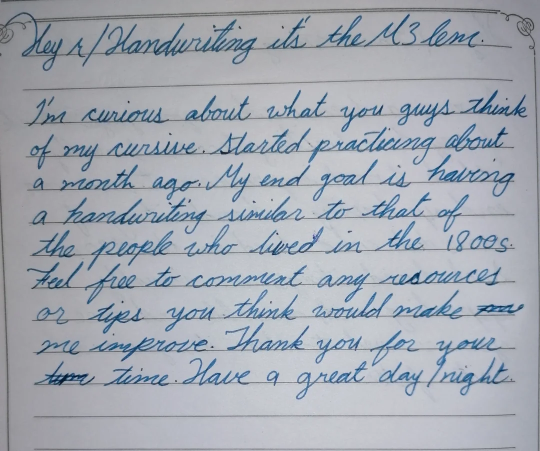
#> input picture src/input_image/cursive.png, 1080 x 902 px (shown at 1/2 size)
$ python text_segmentation_new.py
#> lines starting #> are read from the running program, lines starting #| are printed output that depends on the picture; after the words box and inside, x2 and y2 are one past the last pixel; in counts of white or black regions, pixels touching at a corner belong together
import cv2
import numpy as np
import matplotlib.pyplot as plt
import math

image_path = "input_image/cursive.png"

# IMAGE PREPROCESSING
def preprocess_image(image):
    """Converts image to grayscale, applies thresholding, and removes noise."""

    # Step 1: Apply Gaussian Blur to reduce noise
    blurred = cv2.GaussianBlur(image, (3, 3), 0)

    # Step 2: Adaptive Thresholding for binarization
    binary = cv2.adaptiveThreshold(blurred, 255, cv2.ADAPTIVE_THRESH_GAUSSIAN_C,
                                   cv2.THRESH_BINARY_INV, 31, 10)

    # Step 3: Remove horizontal notebook lines using morphological operations
    kernel = np.ones((1, 50), np.uint8)  # Horizontal kernel
    lines = cv2.morphologyEx(binary, cv2.MORPH_OPEN, kernel, iterations=2)

    # Step 4: Subtract detected lines from the binary image
    cleaned = cv2.subtract(binary, lines)

    return cleaned

def add_padding_to_image(image, padding=10):
    """Adds black padding around the image."""

    # Add padding to each side of the image (top, bottom, left, right)
    padded_image = cv2.copyMakeBorder(image, padding, padding, padding, padding, cv2.BORDER_CONSTANT, value=(0, 0, 0))

    return padded_image

# TEXT AND CHARACTER DETECTION
def apply_dt_and_watershed(binary_image):
    """Uses distance transform & watershed to split joined characters."""

    # Step 0: Apply dilation to help connect nearby characters (such as dots on "i" and "j")
    dilated_image = cv2.dilate(binary_image, np.ones((3, 3), np.uint8), iterations=3)

    # Step 1: Compute distance transform
    dist_transform = cv2.distanceTransform(binary_image, cv2.DIST_L1, 0)
    # normalize the distance transform
    dist_transform = cv2.normalize(dist_transform, None, 0, 1.0, cv2.NORM_MINMAX)
    _, sure_fg = cv2.threshold(dist_transform, 0.3 * dist_transform.max(), 255, 0)

    # Step 2: Find unknown region
    sure_fg = np.uint8(sure_fg)
    unknown = cv2.subtract(binary_image, sure_fg)

    # Show intermediate results for debugging
    plt.imshow(sure_fg, cmap="gray")
    plt.title("sure fg")
    plt.show()

    # Show intermediate results for debugging
    plt.imshow(unknown, cmap="gray")
    plt.title("unknown")
    plt.show()


    # Step 3: Marker labelling
    _, markers = cv2.connectedComponents(sure_fg+unknown)
    markers += 1  # Ensure background is different
    markers[unknown == 255] = 0  # Mark unknown regions
    # markers[sure_fg == 255] = 0  # Mark sure_fg regions

    # Step 4: Apply Watershed
    color_image = cv2.cvtColor(binary_image, cv2.COLOR_GRAY2BGR)
    cv2.watershed(color_image, markers)


    # Mark boundaries in red
    color_image[markers == -1] = [0, 255, 0]

    # Convert markers to a binary image for contour detection (0 and 255)
    binary_watershed = np.uint8(markers == -1) * 255

    # Show intermediate results for debugging
    plt.imshow(binary_watershed, cmap="gray")
    plt.title("Binary Watershed")
    plt.show()

    plt.imshow(color_image)
    plt.title("Color Image with Watershed Boundaries")
    plt.show()

    return binary_watershed, color_image

def get_bounding_boxes(binary_watershed):
    num_labels, labels, stats, _ = cv2.connectedComponentsWithStats(binary_watershed)
    bounding_boxes = []
    for i in range(1, num_labels):  # Skip background
        x, y, w, h, area = stats[i]
        bounding_boxes.append((x, y, w, h))

    return bounding_boxes

def filter_noise(bounding_boxes, min_size=5, max_aspect_ratio=10):
    """
    Removes noise by filtering out long horizontal/vertical lines and very small specks.

    Parameters:
    - bounding_boxes: List of (x, y, w, h) bounding boxes.
    - min_size: Minimum width or height to keep a bounding box.
    - max_aspect_ratio: Aspect ratio (width/height or height/width) threshold to filter out lines.

    Returns:
    - List of filtered bounding boxes.
    """
    filtered_boxes = []

    for x, y, w, h in bounding_boxes:
        aspect_ratio = max(w / (h + 1e-5), h / (w + 1e-5))  # Avoid division by zero

        # Remove very small noise
        if w < min_size and h < min_size:
            continue

        # Remove long horizontal and vertical lines
        if aspect_ratio > max_aspect_ratio:
            continue

        filtered_boxes.append((x, y, w, h))

    return filtered_boxes

def sort_bounding_boxes(bounding_boxes, line_threshold=10):
    """Sorts bounding boxes by lines (top to bottom) and left to right."""

    # Step 1: Sort by Y first (top to bottom)
    bounding_boxes.sort(key=lambda box: box[1])

    # Step 2: Group into rows based on Y proximity
    lines = []
    current_line = [bounding_boxes[0]]

    for i in range(1, len(bounding_boxes)):
        x, y, w, h = bounding_boxes[i]
        _, prev_y, _, prev_h = bounding_boxes[i - 1]

        if abs(y - prev_y) < line_threshold:  # If close in Y, they belong to the same row
            current_line.append(bounding_boxes[i])
        else:
            lines.append(current_line)
            current_line = [bounding_boxes[i]]

    if current_line:
        lines.append(current_line)

    # Step 3: Sort each row by X (left to right)
    for line in lines:
        line.sort(key=lambda box: box[0])

    # Flatten sorted lines back into a list
    sorted_boxes = [char for line in lines for char in line]
    return lines, sorted_boxes

def merge_close_bounding_boxes(bounding_boxes, merge_threshold=3):
    """
    Merges small noise bounding boxes into the nearest larger bounding box.

    Parameters:
    - bounding_boxes: List of (x, y, w, h) bounding boxes.
    - merge_threshold: Maximum distance to merge small boxes into larger ones.

    Returns:
    - List of merged bounding boxes.
    """
    if not bounding_boxes:
        return []

    # Sort bounding boxes from left to right
    bounding_boxes.sort(key=lambda box: (box[1], box[0]))

    merged_boxes = []
    while bounding_boxes:
        # Start with the first bounding box
        x, y, w, h = bounding_boxes.pop(0)

        to_merge = []  # List of boxes to merge into this one

        for i, (nx, ny, nw, nh) in enumerate(bounding_boxes):
            # Check if this bounding box is "small" (potential noise)
            is_noise = nw * nh < 50  # Adjust this threshold as needed

            # Check if the box is within the merge_threshold distance
            if is_noise and abs(nx - (x + w)) <= merge_threshold and abs(ny - y) <= merge_threshold:
                to_merge.append((nx, ny, nw, nh))

        # Expand the main bounding box to include all merged ones
        for (mx, my, mw, mh) in to_merge:
            x = min(x, mx)
            y = min(y, my)
            w = max(x + w, mx + mw) - x
            h = max(y + h, my + mh) - y
            bounding_boxes.remove((mx, my, mw, mh))  # Remove merged boxes from list

        merged_boxes.append((x, y, w, h))

    return merged_boxes

def merge_vertical_bounding_boxes(bounding_boxes, vertical_threshold=3):
    """
    Merges vertically close bounding boxes to prevent character splits.

    Parameters:
    - bounding_boxes: List of (x, y, w, h) bounding boxes.
    - vertical_threshold: Max distance (in pixels) between bounding boxes to merge.

    Returns:
    - List of merged bounding boxes.
    """
    if not bounding_boxes:
        return []

    # Sort bounding boxes from top to bottom (primary), left to right (secondary)
    bounding_boxes.sort(key=lambda box: (box[0], box[1]))

    merged_boxes = []
    while bounding_boxes:
        x, y, w, h = bounding_boxes.pop(0)

        to_merge = []
        for i, (nx, ny, nw, nh) in enumerate(bounding_boxes):
            # Check if bounding boxes are close in vertical space
            vertical_close = abs(ny - (y + h)) <= vertical_threshold or abs(y - (ny + nh)) <= vertical_threshold

            horizontal_overlap = not (nx > (x + w) or (nx + nw) < x)  # Check if X ranges overlap

            if vertical_close and horizontal_overlap:
                to_merge.append((nx, ny, nw, nh))

        # Expand the bounding box to include all vertically close ones
        for (mx, my, mw, mh) in to_merge:
            x = min(x, mx)
            y = min(y, my)
            w = max(x + w, mx + mw) - x
            h = max(y + h, my + mh) - y #(my-mh)
            bounding_boxes.remove((mx, my, mw, mh))  # Remove merged boxes


        merged_boxes.append((x, y, w, h))

    return merged_boxes

def draw_bounding_boxes(image, bounding_boxes_coordinate):
    """Draw bounding boxes on the image."""
    for (x, y, w, h) in bounding_boxes_coordinate:
        cv2.rectangle(image, (x, y), (x + w, y + h), (0, 255, 0), 1)

    return image

# TEXT AND CHARACTER SEGMENTATION
def prepare_segments(image, bounding_boxes, target_size=(32, 32)):
    """
    Extracts and preprocesses character segments from the image.

    Parameters:
    - image: The original grayscale image (before binarization).
    - bounding_boxes: List of (x, y, w, h) bounding boxes.
    - target_size: Tuple (width, height) representing the model's input size.

    Returns:
    - segments: List of preprocessed character images.
    """
    segments = []

    for x, y, w, h in bounding_boxes:
        # Crop the character region
        char_crop = image[y:y+h, x:x+w]

        # Resize while maintaining aspect ratio
        char_resized = resize_with_aspect_ratio(char_crop, target_size)

        # Normalize pixel values (0 to 1)
        char_resized = char_resized.astype(np.float32) / 255.0

        segments.append(char_resized)

    return segments

def resize_with_aspect_ratio(image, target_size, padding=3):
    """
    Resizes an image to fit within target_size while maintaining aspect ratio.
    Pads with black (zero) if needed.

    Parameters:
    - image: Input character image (grayscale).
    - target_size: (width, height) of output image.

    Returns:
    - Resized and padded image.
    """

    padded_image = add_padding_to_image(image, 4)

    h, w = padded_image.shape
    target_w, target_h = target_size

    # Compute scaling factor
    scale = min(target_w / w, target_h / h)
    new_w, new_h = int(w * scale), int(h * scale)

    # Resize while maintaining aspect ratio
    resized = cv2.resize(padded_image, (new_w, new_h), interpolation=cv2.INTER_AREA)

    # Create a blank (black) target image
    output = np.zeros((target_h, target_w), dtype=np.uint8)

    # Center the resized character in the target image
    x_offset = (target_w - new_w) // 2
    y_offset = (target_h - new_h) // 2
    output[y_offset:y_offset+new_h, x_offset:x_offset+new_w] = resized

    return output

def plot_segments(segments, max_cols=10):
    """
    Dynamically plots extracted character segments in sequential order.

    Parameters:
    - segments: List of preprocessed character images (grayscale).
    - max_cols: Maximum number of columns (default 10).
    """
    num_chars = len(segments)

    # Dynamically determine the number of columns (not exceeding max_cols)
    cols = min(max_cols, math.ceil(math.sqrt(num_chars)))

    # Calculate rows dynamically
    rows = math.ceil(num_chars / cols)

    # Create subplots
    fig, axes = plt.subplots(rows, cols, figsize=(cols * 1.5, rows * 1.5))
    fig.suptitle("Character Segments in Sequential Order", fontsize=14)

    # Flatten axes for easy iteration
    axes = axes.flatten() if isinstance(axes, np.ndarray) else [axes]

    for i, ax in enumerate(axes):
        if i < num_chars:
            ax.imshow(segments[i], cmap="gray")
            ax.set_title(f"#{i+1}")
        ax.axis("off")

    plt.tight_layout()
    plt.show()

# if __name__ == "__main__":
#     image = cv2.imread(image_path, cv2.IMREAD_GRAYSCALE)

def detect_and_plot_characters(image):
    bin_img = preprocess_image(image)
    plt.imshow(bin_img, cmap="gray")
    plt.title("Preprocessed Image")
    plt.show()

    # Add padding to the image to ensure characters near edges are not cut off
    padded_image = add_padding_to_image(bin_img, padding=4)
    plt.imshow(padded_image, cmap="gray")
    plt.title("Padded Image")
    plt.show()

    # Apply Distance Transform and Watershed to split characters
    bin_img, color_img = apply_dt_and_watershed(padded_image)

    # Assuming binary_watershed is the segmented image from watershed
    bounding_boxes = get_bounding_boxes(bin_img)

    image_bounded_before = draw_bounding_boxes(color_img.copy(), bounding_boxes)
    plt.imshow(image_bounded_before)
    plt.title("Bounding Boxes on Color Image before Processed")
    plt.show()

    print(f"Before merging: {len(bounding_boxes)}")

    lines, sorted_boxes = sort_bounding_boxes(bounding_boxes)

    merged_boxes = merge_close_bounding_boxes(sorted_boxes, merge_threshold=3)

    mergeclose_image = draw_bounding_boxes(color_img.copy(), merged_boxes)
    plt.imshow(mergeclose_image)
    plt.title("Merge close Bounding Boxes ")
    plt.show()

    merged_boxes = filter_noise(merged_boxes, 2)
    merged_boxes = merge_vertical_bounding_boxes(merged_boxes, vertical_threshold=3)
    mergevert_image = draw_bounding_boxes(color_img.copy(), merged_boxes)
    plt.imshow(mergevert_image)
    plt.title("Merge vert Bounding Boxes ")
    plt.show()

    final_boxes = filter_noise(merged_boxes)

    print(f"After merging: {len(final_boxes)}")
    # Draw bounding boxes based on the binary watershed result
    final_image = draw_bounding_boxes(color_img.copy(), final_boxes)

    plt.imshow(final_image)
    plt.title("Bounding Boxes on Color Image after Processed")
    plt.show()

    segments = prepare_segments(padded_image, final_boxes, target_size=(64, 64))
    plot_segments(segments)

if __name__ == "__main__":
    image = cv2.imread(image_path, cv2.IMREAD_GRAYSCALE)
#> image: shape (902, 1080); min 0, max 234, mean 168.4
    detect_and_plot_characters(image)
#> in preprocess_image, `binary = cv2.adaptiveThreshold(blurred, 255, cv2.ADAPTIVE_THRESH_GAUSS..`:
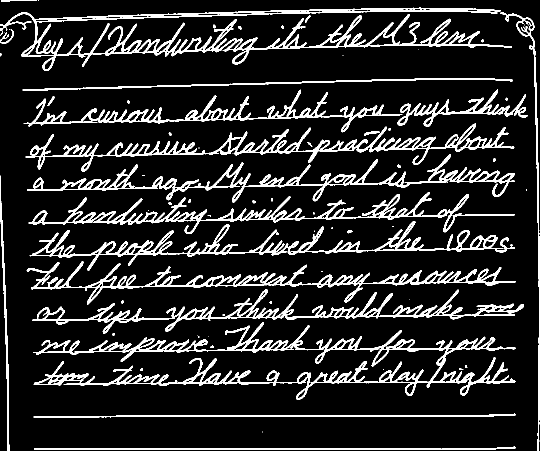
#> binary: shape (902, 1080) (shown at 1/2 size); 13.3% white; 72 white regions (29 under 20 px), largest, box (x1, y1, x2, y2) and area: (66, 644, 1031, 799) 20807, (0, 15, 1024, 142) 18912, (51, 247, 1029, 343) 11590
#> in preprocess_image, `lines = cv2.morphologyEx(binary, cv2.MORPH_OPEN, kernel, iterations=2)`: lines: shape (902, 1080); 1.7% white in thin lines or dots, all inside (x1, y1, x2, y2) = (51, 16, 1033, 900)
#> in preprocess_image, `cleaned = cv2.subtract(binary, lines)`: cleaned: shape (902, 1080); 11.6% white; 491 white regions (287 under 20 px), largest, box (x1, y1, x2, y2) and area: (0, 22, 820, 142) 14224, (240, 247, 1017, 330) 9166, (213, 308, 1030, 405) 8750
#> in add_padding_to_image, `padded_image = cv2.copyMakeBorder(image, padding, padding, padding, pa..`: padded_image: shape (910, 1088); 11.4% white; 491 white regions (287 under 20 px), largest, box (x1, y1, x2, y2) and area: (4, 26, 824, 146) 14224, (244, 251, 1021, 334) 9166, (217, 312, 1034, 409) 8750
#> in apply_dt_and_watershed, `dilated_image = cv2.dilate(binary_image, np.ones((3, 3), np.uint8), it..`: dilated_image: shape (910, 1088); 32.7% white; 72 white regions, largest, box (x1, y1, x2, y2) and area: (55, 248, 1037, 549) 99417, (1, 18, 1031, 149) 45847, (68, 674, 1038, 806) 32149
#> in apply_dt_and_watershed, `_, sure_fg = cv2.threshold(dist_transform, 0.3 * dist_transform.max(),..`: sure_fg: shape (910, 1088) float32; 5.6% white in thin lines or dots
#> in apply_dt_and_watershed, `sure_fg = np.uint8(sure_fg)`: sure_fg: shape (910, 1088); 5.6% white in thin lines or dots
#> in apply_dt_and_watershed, `unknown = cv2.subtract(binary_image, sure_fg)`: unknown: shape (910, 1088); 5.8% white in thin lines or dots
#> in apply_dt_and_watershed, `_, markers = cv2.connectedComponents(sure_fg+unknown)`: markers: shape (910, 1088) int32; 492 distinct labels, from 0 to 491
#> in apply_dt_and_watershed, `markers += 1`:
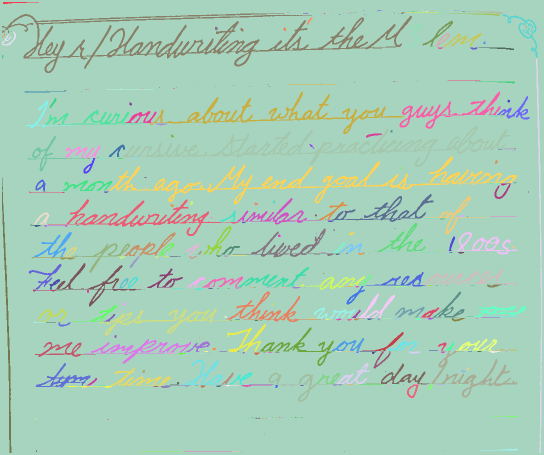
#> markers: shape (910, 1088) int32 (shown at 1/2 size); 492 distinct labels, from 1 to 492; one colour per label, 0 black
#> in apply_dt_and_watershed, `markers[unknown == 255] = 0`:
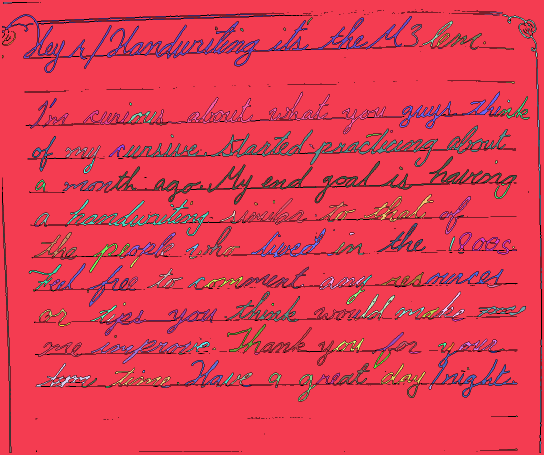
#> markers: shape (910, 1088) int32 (shown at 1/2 size); 194 distinct labels, from 0 to 484; one colour per label, 0 black
#> in apply_dt_and_watershed, `color_image[markers == -1] = [0, 255, 0]`: color_image: shape (910, 1088, 3); mean B, G, R 17.2, 30.1, 17.2
#> in apply_dt_and_watershed, `binary_watershed = np.uint8(markers == -1) * 255`: binary_watershed: shape (910, 1088); 5.1% white in thin lines or dots
#> in get_bounding_boxes, `num_labels, labels, stats, _ = cv2.connectedComponentsWithStats(binary..`:
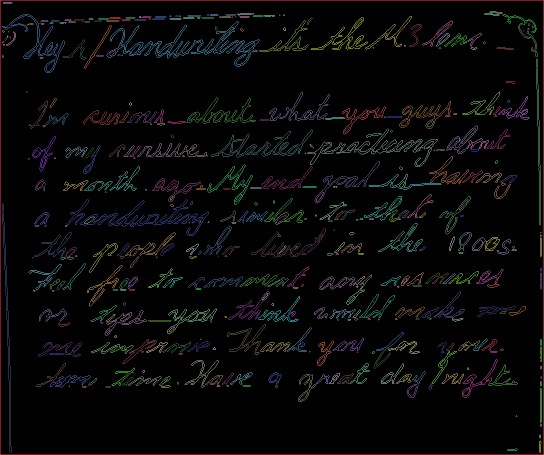
#> labels: shape (910, 1088) int32 (shown at 1/2 size); 441 distinct labels, from 0 to 440; one colour per label, 0 black
#> in get_bounding_boxes, `num_labels, labels, stats, _ = cv2.connectedComponentsWithStats(binary..`: num_labels = 441; stats = 441 rows, first 6: [1, 1, 1086, 908, 940020], [0, 0, 1088, 910, 3992], [6, 4, 19, 4, 37], [979, 23, 26, 5, 51], [474, 26, 34, 5, 64], [968, 27, 31, 5, 61]
#> the loop in get_bounding_boxes, `for i in range(1, num_labels):` made 440 passes
#> after the loop in get_bounding_boxes, `for i in range(1, num_labels):`: bounding_boxes = 440 items, first 6: (0, 0, 1088, 910), (6, 4, 19, 4), (979, 23, 26, 5), (474, 26, 34, 5), (968, 27, 31, 5), (4, 28, 126, 118)
#> the loop in draw_bounding_boxes, `for (x, y, w, h) in bounding_boxes_coordinate:` made 440 passes
#| Before merging: 440
#> in sort_bounding_boxes, `current_line = [bounding_boxes[0]]`: current_line = [(0, 0, 1088, 910)]
#> the loop in sort_bounding_boxes, `for i in range(1, len(bounding_boxes)):` made 439 passes
#> (x, y, w, h, prev_y, prev_h) on passes 1 to 12: (6, 4, 19, 4, 0, 910), (979, 23, 26, 5, 4, 4), (474, 26, 34, 5, 23, 5), (968, 27, 31, 5, 26, 5), (4, 28, 126, 118, 27, 5), (451, 28, 21, 3, 28, 118), (413, 29, 6, 3, 28, 3), (420, 29, 17, 3, 29, 3), (558, 29, 3, 3, 29, 3), (566, 29, 4, 3, 29, 3), (1005, 29, 68, 38, 29, 3), (375, 30, 27, 3, 29, 38)
#> the loop in sort_bounding_boxes, `for line in lines:` made 12 passes
#> the loop in draw_bounding_boxes (call 2), `for (x, y, w, h) in bounding_boxes_coordinate:` made 434 passes
#> the loop in filter_noise, `for x, y, w, h in bounding_boxes:` made 434 passes
#> the loop in draw_bounding_boxes (call 3), `for (x, y, w, h) in bounding_boxes_coordinate:` made 318 passes
#> (x, y, w, h) on passes 1 to 3: (0, 0, 1088, 910), (4, 28, 126, 118), (4, 61, 5, 4)
#> after the loop in draw_bounding_boxes (call 3), `for (x, y, w, h) in bounding_boxes_coordinate:`:
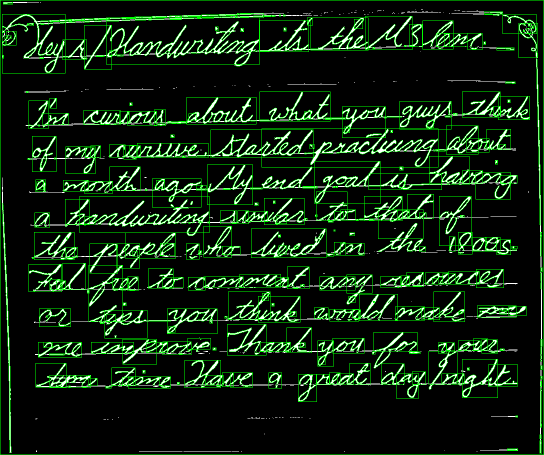
#> image: shape (910, 1088, 3) (shown at 1/2 size); mean of channels 0, 1, 2 16.6, 38.1, 16.6; drawn as B, G, R
#> the loop in filter_noise (call 2), `for x, y, w, h in bounding_boxes:` made 318 passes
#| After merging: 285
#> the loop in prepare_segments, `for x, y, w, h in bounding_boxes:` made 285 passes
#> after the loop in prepare_segments, `for x, y, w, h in bounding_boxes:`:
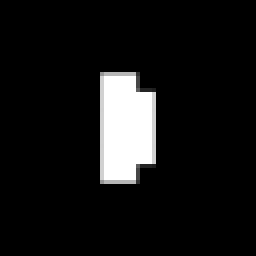
#> char_resized: shape (64, 64) float32 (shown 4 times larger); min 0, max 1, mean 0.0812
#> in plot_segments, `plt.show()`:
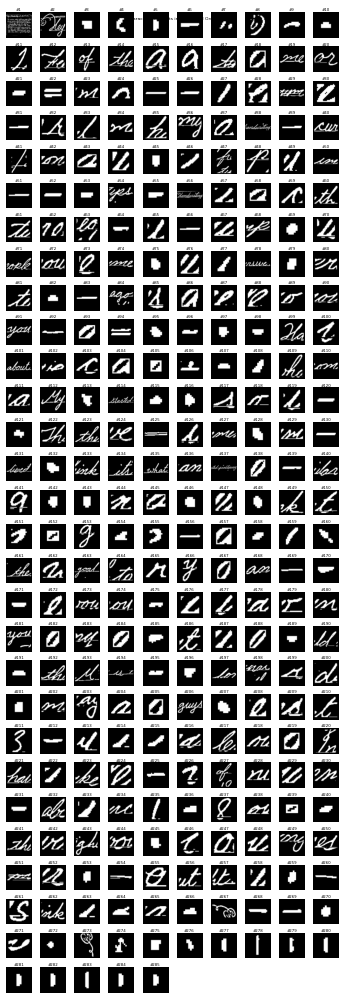
#> figure drawn by matplotlib, 285 panels
